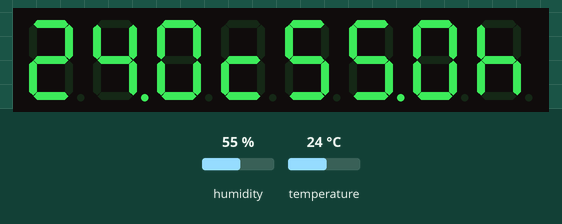
Bench run of a sketch on a simulated ESP32. On the bench: 8-digit seven-segment display. The test bench sets the inputs (shaded band); at power-on: humidity 55 %, temperature 24 °C. WiFi joins after 1.5 s; servers stay silent unless stated; random numbers use the default seed unless the sketch sets one; no MQTT or app messages arrive unless stated; what the sketch prints to the serial monitor is not drawn.

Above: at 5.6 s.
5.7 s: humidity set to 22 %
At 17.8 s:
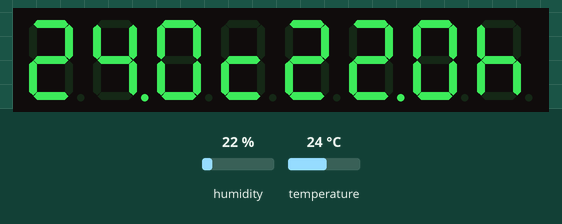
18.5 s: temperature set to 12 °C
At 29.9 s:
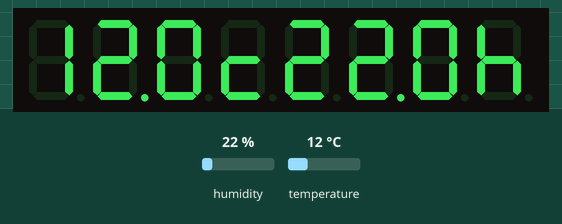
30.5 s: humidity set to 40 %
At 42.1 s:
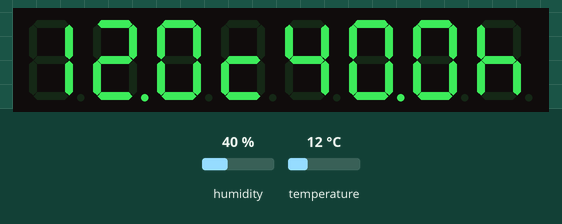
42.5 s: temperature set to 19 °C
At 54.3 s:
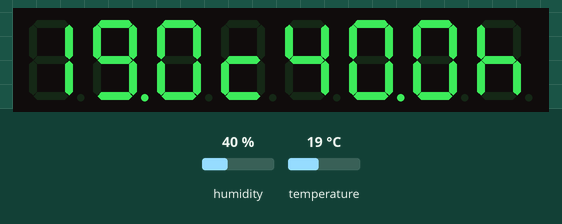
Timing chart, 0 to 55.5 s (numbered marks = the images above; inputs shaded):
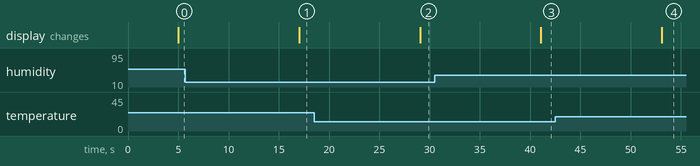

The sketch:

Ubidots_with_DHT22_Line.ino
```cpp
#include <WiFi.h>
#include <PubSubClient.h>
#include <HTTPClient.h>
#include <TM1638plus.h>
#include "DHTesp.h"
#include <TridentTD_LineNotify.h>
const char *My_SSID = "meow";
const char *My_Pass = "meowmeow";
const char *MQTT_Server = "things.ubidots.com";
const char *MQTT_User = "BBFF-Jp2I43cE9YMkzLwE2zipc9X8lNLyAk";
const char *MQTT_Pass = "BBFF-Jp2I43cE9YMkzLwE2zipc9X8lNLyAk";

#define LINE_TOKEN "ACvQcYKf1jBky1m9saYYqKjGha8W42YvVc4wzSPNCgM"

const char *PTopic1 = "/v2.0/devices/pk009test";
const char *STopic1 = "/v2.0/devices/pk009test/humid";
const char *STopic2 = "/v2.0/devices/pk009test/tempp";
#define Brd_STB 18 // strobe = GPIO connected to strobe line of module
#define Brd_CLK 19 // clock = GPIO connected to clock line of module
#define Brd_DIO 5 // data = GPIO connected to data line of module
bool high_freq = true; //default false,, If using a high freq CPU > ~100 MHZ set to true.
TM1638plus tm(Brd_STB, Brd_CLK , Brd_DIO, high_freq);
#define MQTT_Port 1883
#define Pin_DHT22 15

DHTesp dht;
WiFiClient espClient;
PubSubClient client(espClient);
long lastMsg = 0;
char msg[50];
int value = 0;
void Setup_Wifi() {
  delay(10);
  Serial.println();
  Serial.print("Connecting to ");
  Serial.println(My_SSID);
  WiFi.begin(My_SSID, My_Pass);
  while (WiFi.status() != WL_CONNECTED) {
    delay(500); Serial.print(".");
  }
  randomSeed(micros());
  Serial.println("");
  Serial.println("WiFi connected");
  Serial.println("IP address: ");
  Serial.println(WiFi.localIP());
}
void reconnect()
{ while (!client.connected()) // Loop until we're reconnected
  { Serial.print("Attempting MQTT connection...");
    String clientId = "ESP32 Client-";
    clientId += String(random(0xffff), HEX); // Create a random client ID
    if (client.connect(clientId.c_str(), MQTT_User, MQTT_Pass)) // Attempt to connect
    { Serial.println("connected"); // Once connected, publish an announcement...
      client.subscribe(STopic1);
      client.subscribe(STopic2);
    } else
    { Serial.print("failed, rc=");
      Serial.print(client.state());
      Serial.println(" try again in 5 seconds");
      delay(5000);
    }
  }
}
void setup()
{
  tm.displayBegin();
  dht.setup(Pin_DHT22, DHTesp::DHT22);
  Serial.begin(115200);
  Setup_Wifi();
  client.setServer(MQTT_Server, MQTT_Port);

  Serial.println(LINE.getVersion());
  Serial.println(WiFi.localIP());
  LINE.setToken(LINE_TOKEN);
}
void loop()
{ if (!client.connected()) reconnect();
  client.loop();
  long now = millis();
  if (now - lastMsg > 5000)
  { lastMsg = now;
    float humidity = dht.getHumidity();
    float temperature = dht.getTemperature();

    snprintf (msg, 75, "{ \"humid\" : %.2f, \"tempp\": %.2f}", humidity, temperature);
    Serial.print("Publish message: ");
    Serial.println(msg);
    client.publish(PTopic1, msg);

    Serial.println();
    Serial.print("\nTemperature('C) = ");
    Serial.print(temperature, 1);
    Serial.print("\tHumidity(%) = ");
    Serial.print(humidity, 1);
    Serial.println();


    if (WiFi.status() == WL_CONNECTED) {
      HTTPClient http;
      http.addHeader("Content-Type", "application/x-www-form-urlencoded");
      Serial.print("HTTP Response code: ");
      http.end();
    }
    /// if temp > 28 C send notifications >> line
    if (temperature > 28) {
      Serial.println(LINE.getVersion());
      Serial.println(WiFi.localIP());
      LINE.setToken(LINE_TOKEN);
      LINE.notify("Temperature Overheat");
      LINE.notify("Temperature");
      LINE.notify(temperature);
      LINE.notify("Humidity");
      LINE.notify(humidity);

    }
    /*Display */
    int t = int(temperature * 100);
    int Tempp2 = (int)temperature / 10; int Tempp1 = (int)temperature % 10; int Tempp0 = (int)(temperature * 10) % 10;
    int Humi2 = (int)humidity / 10; int Humi1 = (int)humidity % 10; int Humi0 = (int)(humidity * 10) % 10;
    tm.displayHex(0, Tempp2);
    tm.displayASCIIwDot(1, Tempp1 + '0'); // turn on dot
    tm.displayHex(2, Tempp0);
    tm.display7Seg(3, B01011000); // Code=tgfedcba
    tm.displayHex(4, Humi2);
    tm.displayASCIIwDot(5, Humi1 + '0'); // turn on dot
    tm.displayHex(6, Humi0);
    tm.display7Seg(7, B01110100); // Code=tgfedcba
    delay(2000);

    int WaitTime = 5;
    Serial.print(" >> Wait for next time --> ");
    for (int i = WaitTime; i >= 0; i -= 5) {
      Serial.print(",");
      Serial.print(i);
      delay(5000);
    }
  }
}
```

Measured:
- after the input at 5.7 s, the display: changes after 11.3 s (image 1)
- after the input at 18.5 s, the display: changes after 10.6 s (image 2)
- after the input at 30.5 s, the display: changes after 10.6 s (image 3)
- after the input at 42.5 s, the display: changes after 10.6 s (image 4)
